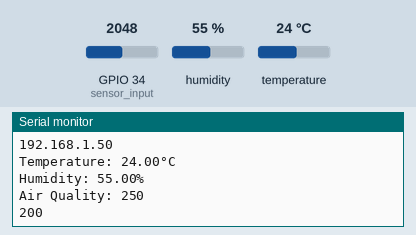
The sketch below on a simulated ESP32. On the bench: the last lines printed to the serial monitor. The inputs (shaded band) are chosen by the test bench; at power-on: humidity 55 %, GPIO 34 (sensor_input) = 2048, temperature 24 °C. WiFi joins after 1.5 s; servers stay silent unless stated; uploads are accepted with an empty reply.

Above: at 2.7 s.
2.8 s: humidity set to 22 %
At 4.5 s:
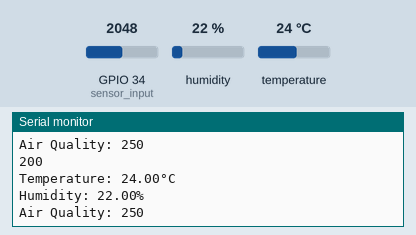
6.1 s: GPIO 34 (sensor_input) set to 2866
At 8.3 s:
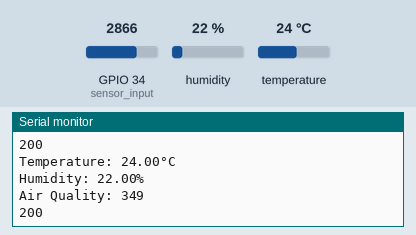
9.4 s: temperature set to 12 °C
At 12.0 s:
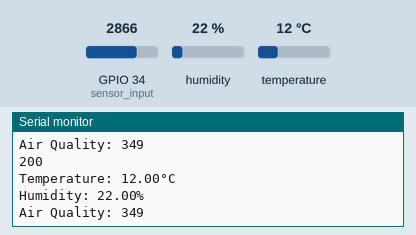
12.7 s: GPIO 34 (sensor_input) set to 3603
At 15.4 s:
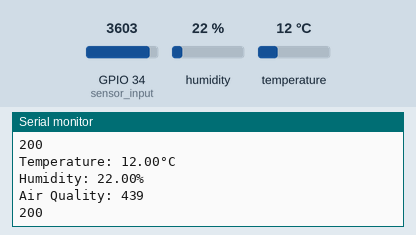
16.0 s: humidity set to 40 %
At 18.2 s:
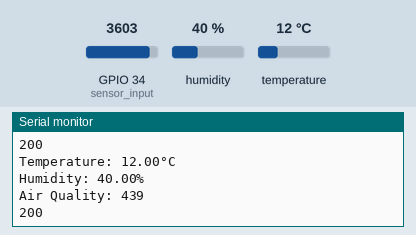
Timing chart, 0 to 19.7 s (numbered marks = the images above; inputs shaded):
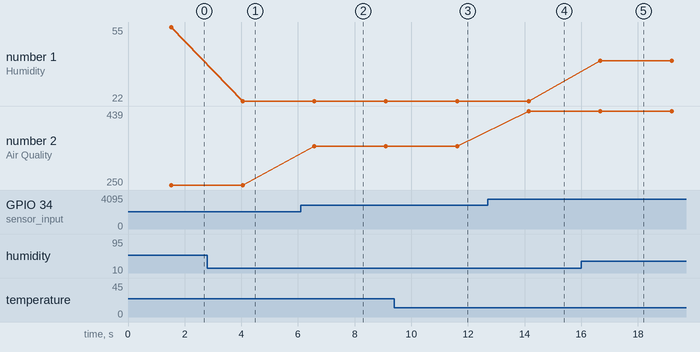

The sketch:

esp.ino
```cpp
#include <WiFi.h>
#include <HTTPClient.h>
#include <Adafruit_Sensor.h>
#include <DHT.h>
#include <DHT_U.h>

// Konstanta WiFi
const char *WIFI_SSID = "30i"; // Ganti dengan SSID WiFi Anda
const char *WIFI_PASS = "0000aaaa"; // Ganti dengan password WiFi Anda

// Pin sensor
#define DHTPIN 34
#define DHTTYPE DHT11
int sensor_input = 34;

// Objek global
DHT dht(DHTPIN, DHTTYPE);

float get_temperature_data() {
  float t = dht.readTemperature();
  if (isnan(t)) {
    Serial.println(F("Error reading temperature!"));
    return 0.0;
  } else {
    Serial.print(F("Temperature: "));
    Serial.print(t);
    Serial.println(F("°C"));
    return t;
  }
}

float get_humidity_data() {
  float h = dht.readHumidity();
  if (isnan(h)) {
    Serial.println(F("Error reading humidity!"));
    return 0.0;
  } else {
    Serial.print(F("Humidity: "));
    Serial.print(h);
    Serial.println(F("%"));
    return h;
  }
}

int get_air_quality_data() {
  int analog_data = analogRead(sensor_input);
  float voltage = analog_data * (5.0 / 4095.0);
  int air_quality = int(voltage * 100);
  Serial.print("Air Quality: ");
  Serial.println(air_quality);
  delay(300);
  return air_quality;
}

void setup() {
  Serial.begin(115200);
  dht.begin();

  // Koneksi WiFi
  Serial.println("Connecting to ");
  Serial.println(WIFI_SSID);

  WiFi.begin(WIFI_SSID, WIFI_PASS);
  while (WiFi.status() != WL_CONNECTED) {
    delay(500);
    Serial.print(".");
  }
  Serial.println("");
  Serial.println("WiFi connected");
  Serial.println("IP address: ");
  Serial.println(WiFi.localIP());
}

void loop() {
  float temperature = get_temperature_data();
  float humidity = get_humidity_data();
  int air_quality = get_air_quality_data();

  if(WiFi.status() == WL_CONNECTED) {
    HTTPClient http;
    http.begin("http://192.168.116.49:5000/sensor/data"); // Ganti dengan alamat IP komputer Anda
    http.addHeader("Content-Type", "application/json");

    String payload = "{\"temperature\":" + String(temperature) + ",\"humidity\":" + String(humidity) + ",\"air_quality\":" + String(air_quality) + "}";
    int httpResponseCode = http.POST(payload);

    if (httpResponseCode > 0) {
      String response = http.getString();
      Serial.println(httpResponseCode);
      Serial.println(response);
    } else {
      Serial.print("Error on sending POST: ");
      Serial.println(httpResponseCode);
    }
    http.end();
  } else {
    Serial.println("Error in WiFi connection");
  }

  delay(2000);
}
```

Measured:
- after the input at 2.8 s, the serial monitor: prints a new line after 1.3 s (image 1)
- after the input at 6.1 s, the serial monitor: prints a new line after 0.47 s (image 2)
- after the input at 9.4 s, the serial monitor: prints a new line after 2.2 s (image 3)
- after the input at 12.7 s, the serial monitor: prints a new line after 1.4 s (image 4)
- after the input at 16.0 s, the serial monitor: prints a new line after 0.67 s (image 5)
- plotted number 1: 55 → 22 after the input at 2.8 s, 22 → 40 after the input at 16.0 s
- plotted number 2: 250 → 349 after the input at 6.1 s, 349 → 439 after the input at 12.7 s
